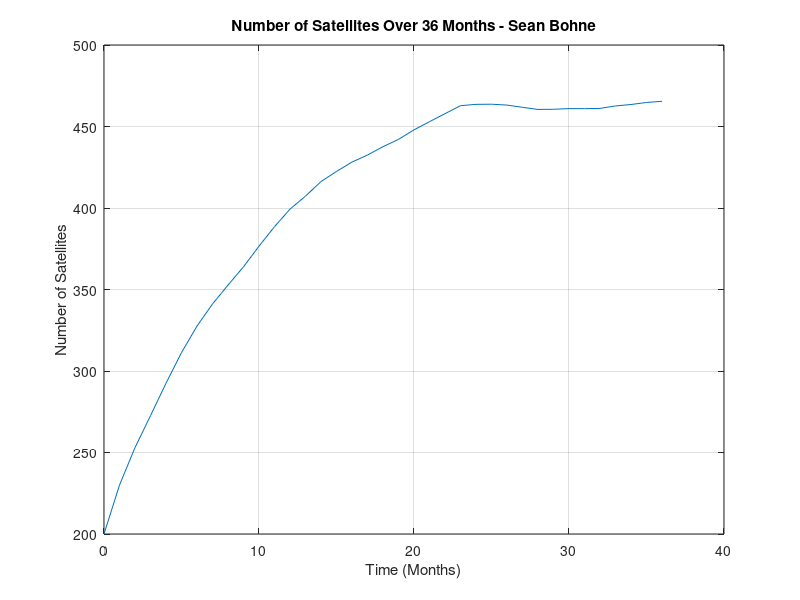
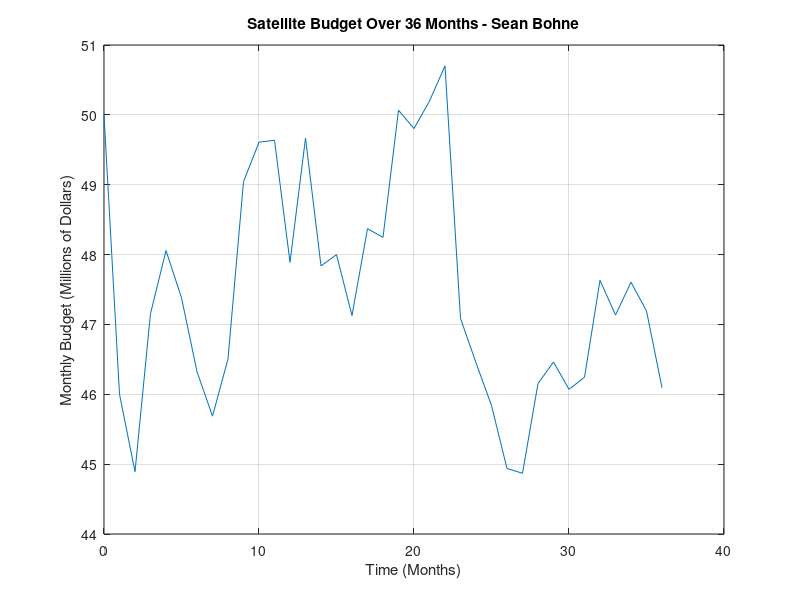
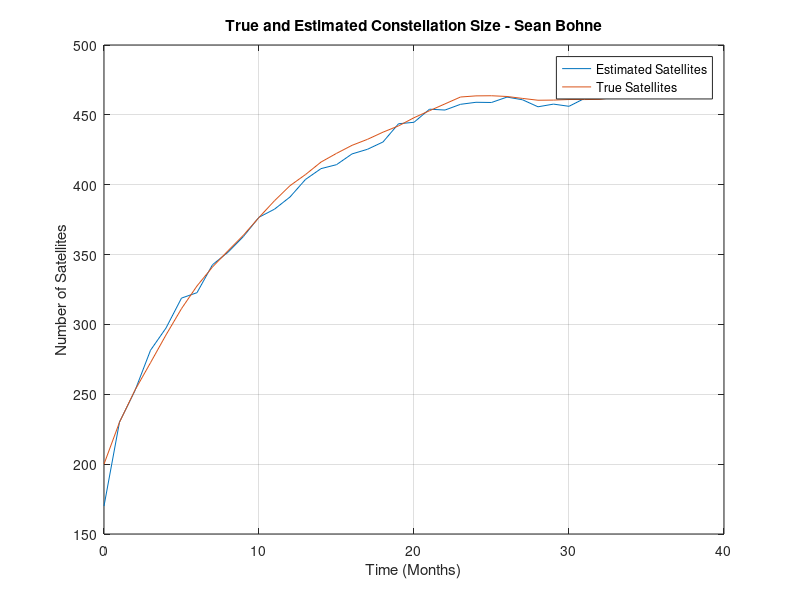
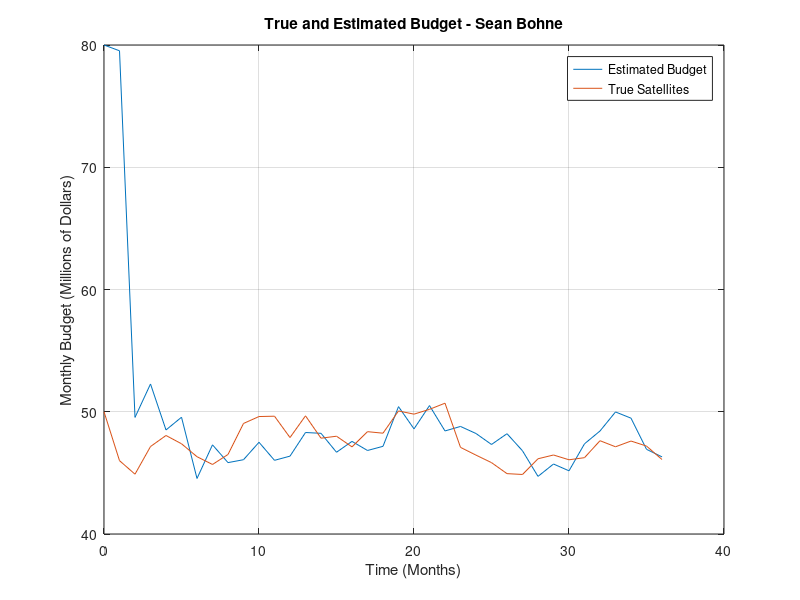

The MATLAB source for these figures, in order:
clc; clear all; close all;
%% Part A

% Initialization
seed = 1; % initialize seed
rng(seed) % seed RNG
month = 36; % simulation time (months)
t = 0:month; % time vector (months)
deorbit = 0.1; % monthly satellite deorbit rate (%)
sat_cost = 1; % cost per satellite (millions of dollars)
std_b = 1.5; % monthly budget standard deviation (millions of dollars)
std_ep = 7; % satellite # error standard deviation
gamma_k = [0;1]; % process noise mapping matrix
x = NaN(2,month + 1); % initialize state vector
p_k = NaN(2,month + 1); % initialize satellite # vector
b_k = NaN(2,month + 1); % initialize budget vector
x(:,1) = [200; 50]; % initial state: [# satellites; budget]
phi_k = [(1 - deorbit), 1/sat_cost; 0, 1]; % state transition matrix

% Calculations
for i = 2:length(x)
    w_k = std_b*randn;
    x(:,i) = phi_k*x(:,i - 1) + gamma_k*w_k;
end

figure(1)
plot(t,x(1,:))
title('Number of Satellites Over 36 Months - Sean Bohne')
xlabel('Time (Months)')
ylabel('Number of Satellites')
grid on

figure(2)
plot(t,x(2,:))
title('Satellite Budget Over 36 Months - Sean Bohne')
xlabel('Time (Months)')
ylabel('Monthly Budget (Millions of Dollars)')
grid on

%% Part C

% Initialization
xhat_k = NaN(2,month + 1); % initialize state esimate
xhat_k(:,1) = [170; 80]; % initial state estimate
std_pe = 50; % satellite number error standard deviation
std_be = 20; % budget error standard deviation (millions of dollars)
std_z = 7; % measurement noise standard deviation
R_k = std_z^2; % measurement noise covariance
P_k = NaN(2,2,month + 1); % initial error covariance
P_k(:,:,1) = diag([std_pe^2, std_be^2]); % initial error covariance matrix
H_k = [1 0]; % state to measurement mapping
z_k = H_k*x + std_z*randn(1,month + 1); % satellite # noisy measurements
Q_k = std_b^2; % process noise covariance

for i = 2:length(x)
    xhat_k(:,i) = phi_k*xhat_k(:,i - 1); % propogate state estimate
    P_k(:,:,i) = phi_k*P_k(:,:,i - 1)*phi_k' + gamma_k*Q_k*gamma_k'; % propogate covariance

    W_k = H_k*P_k(:,:,i)*H_k' + R_k; % innovation covariance gain
    C_k = P_k(:,:,i)*H_k'; % cross covariance gain
    K_k = C_k/W_k; % kalman gain

    zhat_k = H_k*xhat_k(:,i); % update measurement estimate
    xhat_k(:,i) = xhat_k(:,i) + K_k*(z_k(:,i) - zhat_k); % update state estimate
    P_k(:,:,i) = P_k(:,:,i) - C_k*K_k' - K_k*C_k' + K_k*W_k*K_k'; % update covariance
end

sig_bound(1, :) = squeeze(sqrt(P_k(1,1,:)))'; % constellation standard deviation bound
sig_bound(2, :) = squeeze(sqrt(P_k(2,2,:)))'; % budget standard deviation bound

figure(3)
plot(t,xhat_k(1,:),t,x(1,:))
title('True and Estimated Constellation Size - Sean Bohne')
xlabel('Time (Months)')
ylabel('Number of Satellites')
legend('Estimated Satellites','True Satellites','Location','best')
grid on

figure(4)
plot(t,xhat_k(2,:),t,x(2,:))
title('True and Estimated Budget - Sean Bohne')
xlabel('Time (Months)')
ylabel('Monthly Budget (Millions of Dollars)')
legend('Estimated Budget','True Satellites','Location','best')
grid on

figure(5)
plot(t,x(1,:)-xhat_k(1,:),t,sig_bound(1,:),'r--',t,-sig_bound(1,:),'r--')
title('Satellite Estimation Error with \pm1\sigma Bounds - Sean Bohne')
xlabel('Time (Months)')
ylabel('Satellite Number Estimation Error')
legend('Estimation Error', '\pm1\sigma Upper Bound', 'Location', 'best')
grid on

figure(6)
plot(t,x(2,:)-xhat_k(2,:),t,sig_bound(2,:),'r--',t,-sig_bound(2,:),'r--')
title('Budget Error with \pm1\sigma Bounds - Sean Bohne')
xlabel('Time (Months)')
ylabel('Budget Estimation Error (Millions of Dollars)')
legend('Estimation Error', '\pm1\sigma Upper Bound', 'Location', 'best')
grid on